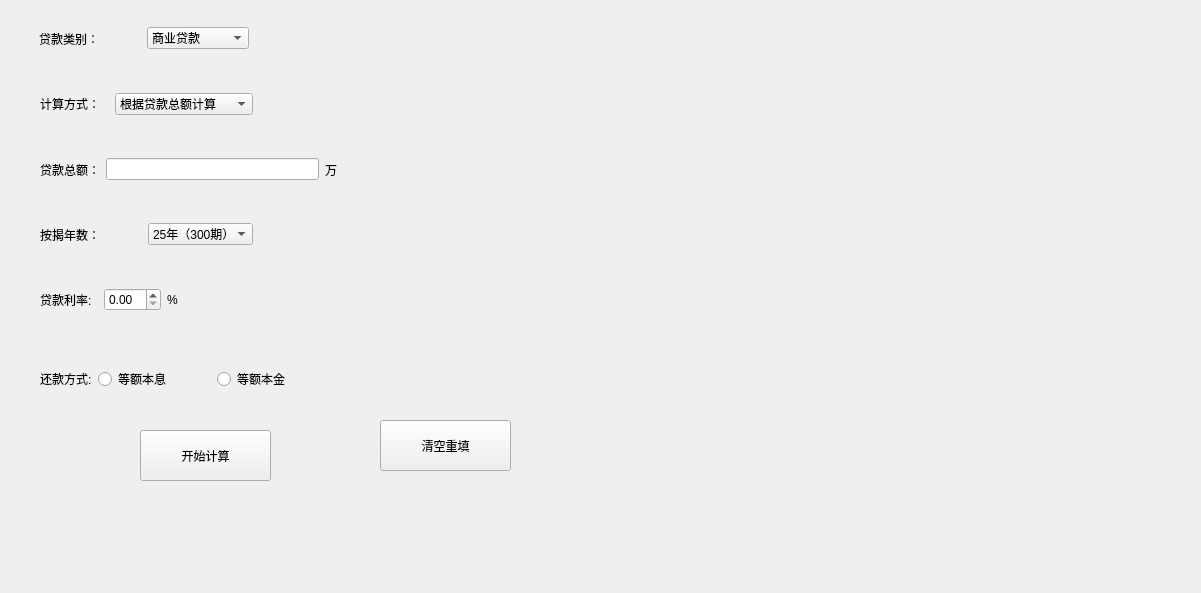
<?xml version="1.0" encoding="UTF-8"?>
<ui version="4.0">
 <class>zoesuan</class>
 <widget class="QWidget" name="zoesuan">
  <property name="geometry">
   <rect>
    <x>0</x>
    <y>0</y>
    <width>1201</width>
    <height>593</height>
   </rect>
  </property>
  <property name="windowTitle">
   <string>房贷计算器</string>
  </property>
  <widget class="QWidget" name="widget_9" native="true">
   <property name="geometry">
    <rect>
     <x>30</x>
     <y>10</y>
     <width>711</width>
     <height>531</height>
    </rect>
   </property>
   <widget class="QWidget" name="widget" native="true">
    <property name="geometry">
     <rect>
      <x>9</x>
      <y>9</y>
      <width>690</width>
      <height>39</height>
     </rect>
    </property>
    <layout class="QHBoxLayout" name="horizontalLayout_3">
     <item>
      <widget class="QLabel" name="label">
       <property name="text">
        <string>贷款类别：</string>
       </property>
      </widget>
     </item>
     <item>
      <widget class="QComboBox" name="comboBox">
       <item>
        <property name="text">
         <string>商业贷款</string>
        </property>
       </item>
       <item>
        <property name="text">
         <string>公积金贷款</string>
        </property>
       </item>
       <item>
        <property name="text">
         <string>组合型贷款</string>
        </property>
       </item>
      </widget>
     </item>
     <item>
      <spacer name="horizontalSpacer">
       <property name="orientation">
        <enum>Qt::Horizontal</enum>
       </property>
       <property name="sizeType">
        <enum>QSizePolicy::Fixed</enum>
       </property>
       <property name="sizeHint" stdset="0">
        <size>
         <width>480</width>
         <height>20</height>
        </size>
       </property>
      </spacer>
     </item>
    </layout>
   </widget>
   <widget class="QWidget" name="widget_2" native="true">
    <property name="geometry">
     <rect>
      <x>10</x>
      <y>60</y>
      <width>693</width>
      <height>68</height>
     </rect>
    </property>
    <layout class="QHBoxLayout" name="horizontalLayout_4">
     <item>
      <widget class="QLabel" name="label_2">
       <property name="text">
        <string>计算方式：</string>
       </property>
      </widget>
     </item>
     <item>
      <widget class="QComboBox" name="comboBox_2">
       <item>
        <property name="text">
         <string>根据贷款总额计算</string>
        </property>
       </item>
       <item>
        <property name="text">
         <string>根据面积，单价计算</string>
        </property>
       </item>
      </widget>
     </item>
     <item>
      <spacer name="horizontalSpacer_2">
       <property name="orientation">
        <enum>Qt::Horizontal</enum>
       </property>
       <property name="sizeType">
        <enum>QSizePolicy::Fixed</enum>
       </property>
       <property name="sizeHint" stdset="0">
        <size>
         <width>480</width>
         <height>20</height>
        </size>
       </property>
      </spacer>
     </item>
    </layout>
   </widget>
   <widget class="QWidget" name="widget_3" native="true">
    <property name="geometry">
     <rect>
      <x>10</x>
      <y>140</y>
      <width>372</width>
      <height>39</height>
     </rect>
    </property>
    <layout class="QHBoxLayout" name="horizontalLayout_5">
     <item>
      <widget class="QLabel" name="label_3">
       <property name="text">
        <string>贷款总额：</string>
       </property>
      </widget>
     </item>
     <item>
      <widget class="QLineEdit" name="lineEdit"/>
     </item>
     <item>
      <widget class="QLabel" name="label_4">
       <property name="text">
        <string>万</string>
       </property>
      </widget>
     </item>
     <item>
      <spacer name="horizontalSpacer_3">
       <property name="orientation">
        <enum>Qt::Horizontal</enum>
       </property>
       <property name="sizeType">
        <enum>QSizePolicy::Fixed</enum>
       </property>
       <property name="sizeHint" stdset="0">
        <size>
         <width>75</width>
         <height>20</height>
        </size>
       </property>
      </spacer>
     </item>
    </layout>
   </widget>
   <widget class="QWidget" name="widget_8" native="true">
    <property name="geometry">
     <rect>
      <x>10</x>
      <y>190</y>
      <width>693</width>
      <height>69</height>
     </rect>
    </property>
    <layout class="QHBoxLayout" name="horizontalLayout_6">
     <item>
      <widget class="QLabel" name="label_9">
       <property name="text">
        <string>按揭年数：</string>
       </property>
      </widget>
     </item>
     <item>
      <widget class="QComboBox" name="comboBox_4">
       <item>
        <property name="text">
         <string>25年（300期）</string>
        </property>
       </item>
       <item>
        <property name="text">
         <string>24年（288期）</string>
        </property>
       </item>
       <item>
        <property name="text">
         <string>23年（276期）</string>
        </property>
       </item>
       <item>
        <property name="text">
         <string>22年（264期）</string>
        </property>
       </item>
       <item>
        <property name="text">
         <string>21年（252期）</string>
        </property>
       </item>
       <item>
        <property name="text">
         <string>20年（240期）</string>
        </property>
       </item>
       <item>
        <property name="text">
         <string>19年（228期）</string>
        </property>
       </item>
       <item>
        <property name="text">
         <string>18年（216期）</string>
        </property>
       </item>
       <item>
        <property name="text">
         <string>17年（204期）</string>
        </property>
       </item>
       <item>
        <property name="text">
         <string>16年（192期）</string>
        </property>
       </item>
       <item>
        <property name="text">
         <string>15年（180期）</string>
        </property>
       </item>
       <item>
        <property name="text">
         <string>14年（168期）</string>
        </property>
       </item>
       <item>
        <property name="text">
         <string>13年（156期）</string>
        </property>
       </item>
       <item>
        <property name="text">
         <string>12年（144期）</string>
        </property>
       </item>
       <item>
        <property name="text">
         <string>11年（132期）</string>
        </property>
       </item>
       <item>
        <property name="text">
         <string>10年（120期）</string>
        </property>
       </item>
       <item>
        <property name="text">
         <string>9年（108期）</string>
        </property>
       </item>
       <item>
        <property name="text">
         <string>8年（96期）</string>
        </property>
       </item>
       <item>
        <property name="text">
         <string>7年（84期）</string>
        </property>
       </item>
       <item>
        <property name="text">
         <string>6年（72期）</string>
        </property>
       </item>
       <item>
        <property name="text">
         <string>5年（60期）</string>
        </property>
       </item>
       <item>
        <property name="text">
         <string>4年（48期）</string>
        </property>
       </item>
       <item>
        <property name="text">
         <string>3年（36期）</string>
        </property>
       </item>
       <item>
        <property name="text">
         <string>2年（24期）</string>
        </property>
       </item>
       <item>
        <property name="text">
         <string>1年（12期）</string>
        </property>
       </item>
      </widget>
     </item>
     <item>
      <spacer name="horizontalSpacer_4">
       <property name="orientation">
        <enum>Qt::Horizontal</enum>
       </property>
       <property name="sizeType">
        <enum>QSizePolicy::Fixed</enum>
       </property>
       <property name="sizeHint" stdset="0">
        <size>
         <width>480</width>
         <height>20</height>
        </size>
       </property>
      </spacer>
     </item>
    </layout>
   </widget>
   <widget class="QWidget" name="widget_5" native="true">
    <property name="geometry">
     <rect>
      <x>10</x>
      <y>270</y>
      <width>240</width>
      <height>39</height>
     </rect>
    </property>
    <layout class="QHBoxLayout" name="horizontalLayout_2">
     <item>
      <widget class="QLabel" name="label_6">
       <property name="text">
        <string>贷款利率:</string>
       </property>
      </widget>
     </item>
     <item>
      <widget class="QWidget" name="widget_4" native="true">
       <widget class="QComboBox" name="comboBox_3">
        <property name="geometry">
         <rect>
          <x>65</x>
          <y>208</y>
          <width>461</width>
          <height>51</height>
         </rect>
        </property>
        <item>
         <property name="text">
          <string>25年（300期）</string>
         </property>
        </item>
        <item>
         <property name="text">
          <string>24年（288期）</string>
         </property>
        </item>
        <item>
         <property name="text">
          <string>23年（276期）</string>
         </property>
        </item>
        <item>
         <property name="text">
          <string>22年（264期）</string>
         </property>
        </item>
        <item>
         <property name="text">
          <string>21年（252期）</string>
         </property>
        </item>
        <item>
         <property name="text">
          <string>20年（240期）</string>
         </property>
        </item>
        <item>
         <property name="text">
          <string>19年（228期）</string>
         </property>
        </item>
        <item>
         <property name="text">
          <string>18年（216期）</string>
         </property>
        </item>
        <item>
         <property name="text">
          <string>17年（204期）</string>
         </property>
        </item>
        <item>
         <property name="text">
          <string>16年（192期）</string>
         </property>
        </item>
        <item>
         <property name="text">
          <string>15年（180期）</string>
         </property>
        </item>
        <item>
         <property name="text">
          <string>14年（168期）</string>
         </property>
        </item>
        <item>
         <property name="text">
          <string>13年（156期）</string>
         </property>
        </item>
        <item>
         <property name="text">
          <string>12年（144期）</string>
         </property>
        </item>
        <item>
         <property name="text">
          <string>11年（132期）</string>
         </property>
        </item>
        <item>
         <property name="text">
          <string>10年（120期）</string>
         </property>
        </item>
        <item>
         <property name="text">
          <string>9年（108期）</string>
         </property>
        </item>
        <item>
         <property name="text">
          <string>8年（96期）</string>
         </property>
        </item>
        <item>
         <property name="text">
          <string>7年（84期）</string>
         </property>
        </item>
        <item>
         <property name="text">
          <string>6年（72期）</string>
         </property>
        </item>
        <item>
         <property name="text">
          <string>5年（60期）</string>
         </property>
        </item>
        <item>
         <property name="text">
          <string>4年（48期）</string>
         </property>
        </item>
        <item>
         <property name="text">
          <string>3年（36期）</string>
         </property>
        </item>
        <item>
         <property name="text">
          <string>2年（24期）</string>
         </property>
        </item>
        <item>
         <property name="text">
          <string>1年（12期）</string>
         </property>
        </item>
       </widget>
       <widget class="QLabel" name="label_5">
        <property name="geometry">
         <rect>
          <x>9</x>
          <y>9</y>
          <width>50</width>
          <height>419</height>
         </rect>
        </property>
        <property name="text">
         <string>按揭年数：</string>
        </property>
       </widget>
      </widget>
     </item>
     <item>
      <widget class="QDoubleSpinBox" name="doubleSpinBox"/>
     </item>
     <item>
      <widget class="QLabel" name="label_7">
       <property name="text">
        <string>%</string>
       </property>
      </widget>
     </item>
     <item>
      <spacer name="horizontalSpacer_5">
       <property name="orientation">
        <enum>Qt::Horizontal</enum>
       </property>
       <property name="sizeHint" stdset="0">
        <size>
         <width>40</width>
         <height>20</height>
        </size>
       </property>
      </spacer>
     </item>
    </layout>
   </widget>
   <widget class="QWidget" name="widget_6" native="true">
    <property name="geometry">
     <rect>
      <x>10</x>
      <y>350</y>
      <width>364</width>
      <height>38</height>
     </rect>
    </property>
    <layout class="QHBoxLayout" name="horizontalLayout_7">
     <item>
      <widget class="QLabel" name="label_8">
       <property name="text">
        <string>还款方式:</string>
       </property>
      </widget>
     </item>
     <item>
      <widget class="QRadioButton" name="radioButton">
       <property name="text">
        <string>等额本息</string>
       </property>
      </widget>
     </item>
     <item>
      <spacer name="horizontalSpacer_7">
       <property name="orientation">
        <enum>Qt::Horizontal</enum>
       </property>
       <property name="sizeType">
        <enum>QSizePolicy::Fixed</enum>
       </property>
       <property name="sizeHint" stdset="0">
        <size>
         <width>40</width>
         <height>20</height>
        </size>
       </property>
      </spacer>
     </item>
     <item>
      <widget class="QRadioButton" name="radioButton_2">
       <property name="text">
        <string>等额本金</string>
       </property>
      </widget>
     </item>
     <item>
      <spacer name="horizontalSpacer_6">
       <property name="orientation">
        <enum>Qt::Horizontal</enum>
       </property>
       <property name="sizeHint" stdset="0">
        <size>
         <width>40</width>
         <height>20</height>
        </size>
       </property>
      </spacer>
     </item>
    </layout>
   </widget>
   <widget class="QWidget" name="widget_7" native="true">
    <property name="geometry">
     <rect>
      <x>10</x>
      <y>410</y>
      <width>693</width>
      <height>68</height>
     </rect>
    </property>
    <widget class="QPushButton" name="pushButton">
     <property name="geometry">
      <rect>
       <x>100</x>
       <y>10</y>
       <width>131</width>
       <height>51</height>
      </rect>
     </property>
     <property name="styleSheet">
      <string notr="true">font: 10pt &quot;楷体&quot;;</string>
     </property>
     <property name="text">
      <string>开始计算</string>
     </property>
    </widget>
    <widget class="QPushButton" name="pushButton_2">
     <property name="geometry">
      <rect>
       <x>340</x>
       <y>0</y>
       <width>131</width>
       <height>51</height>
      </rect>
     </property>
     <property name="styleSheet">
      <string notr="true">font: 10pt &quot;楷体&quot;;</string>
     </property>
     <property name="text">
      <string>清空重填</string>
     </property>
    </widget>
   </widget>
  </widget>
  <widget class="QWidget" name="widget_15" native="true">
   <property name="geometry">
    <rect>
     <x>750</x>
     <y>30</y>
     <width>271</width>
     <height>41</height>
    </rect>
   </property>
   <layout class="QGridLayout" name="gridLayout">
    <item row="0" column="2">
     <widget class="QLabel" name="label_26">
      <property name="text">
       <string/>
      </property>
     </widget>
    </item>
    <item row="0" column="0">
     <widget class="QLabel" name="label_24">
      <property name="text">
       <string/>
      </property>
     </widget>
    </item>
    <item row="0" column="1">
     <widget class="QLabel" name="label_25">
      <property name="text">
       <string/>
      </property>
     </widget>
    </item>
   </layout>
  </widget>
  <widget class="QWidget" name="widget_16" native="true">
   <property name="geometry">
    <rect>
     <x>750</x>
     <y>80</y>
     <width>271</width>
     <height>41</height>
    </rect>
   </property>
   <layout class="QGridLayout" name="gridLayout_2">
    <item row="0" column="0">
     <widget class="QLabel" name="label_27">
      <property name="text">
       <string/>
      </property>
     </widget>
    </item>
    <item row="0" column="1">
     <widget class="QLabel" name="label_28">
      <property name="text">
       <string/>
      </property>
     </widget>
    </item>
    <item row="0" column="2">
     <widget class="QLabel" name="label_29">
      <property name="text">
       <string/>
      </property>
     </widget>
    </item>
   </layout>
  </widget>
  <widget class="QWidget" name="widget_17" native="true">
   <property name="geometry">
    <rect>
     <x>750</x>
     <y>130</y>
     <width>271</width>
     <height>41</height>
    </rect>
   </property>
   <layout class="QGridLayout" name="gridLayout_3">
    <item row="0" column="0">
     <widget class="QLabel" name="label_30">
      <property name="text">
       <string/>
      </property>
     </widget>
    </item>
    <item row="0" column="1">
     <widget class="QLabel" name="label_31">
      <property name="text">
       <string/>
      </property>
     </widget>
    </item>
    <item row="0" column="2">
     <widget class="QLabel" name="label_32">
      <property name="text">
       <string/>
      </property>
     </widget>
    </item>
   </layout>
  </widget>
  <widget class="QWidget" name="widget_18" native="true">
   <property name="geometry">
    <rect>
     <x>750</x>
     <y>180</y>
     <width>271</width>
     <height>41</height>
    </rect>
   </property>
   <layout class="QGridLayout" name="gridLayout_4">
    <item row="0" column="0">
     <widget class="QLabel" name="label_33">
      <property name="text">
       <string/>
      </property>
     </widget>
    </item>
    <item row="0" column="1">
     <widget class="QLabel" name="label_34">
      <property name="text">
       <string/>
      </property>
     </widget>
    </item>
    <item row="0" column="2">
     <widget class="QLabel" name="label_35">
      <property name="text">
       <string/>
      </property>
     </widget>
    </item>
   </layout>
  </widget>
  <widget class="QWidget" name="widget_19" native="true">
   <property name="geometry">
    <rect>
     <x>750</x>
     <y>230</y>
     <width>271</width>
     <height>41</height>
    </rect>
   </property>
   <layout class="QGridLayout" name="gridLayout_5">
    <item row="0" column="0">
     <widget class="QLabel" name="label_36">
      <property name="text">
       <string/>
      </property>
     </widget>
    </item>
    <item row="0" column="1">
     <widget class="QLabel" name="label_37">
      <property name="text">
       <string/>
      </property>
     </widget>
    </item>
    <item row="0" column="2">
     <widget class="QLabel" name="label_38">
      <property name="text">
       <string/>
      </property>
     </widget>
    </item>
   </layout>
  </widget>
  <widget class="QWidget" name="widget_20" native="true">
   <property name="geometry">
    <rect>
     <x>750</x>
     <y>280</y>
     <width>271</width>
     <height>41</height>
    </rect>
   </property>
   <layout class="QGridLayout" name="gridLayout_6">
    <item row="0" column="0">
     <widget class="QLabel" name="label_39">
      <property name="text">
       <string/>
      </property>
     </widget>
    </item>
    <item row="0" column="1">
     <widget class="QLabel" name="label_40">
      <property name="text">
       <string/>
      </property>
     </widget>
    </item>
    <item row="0" column="2">
     <widget class="QLabel" name="label_41">
      <property name="text">
       <string/>
      </property>
     </widget>
    </item>
   </layout>
  </widget>
 </widget>
 <resources/>
 <connections/>
</ui>
